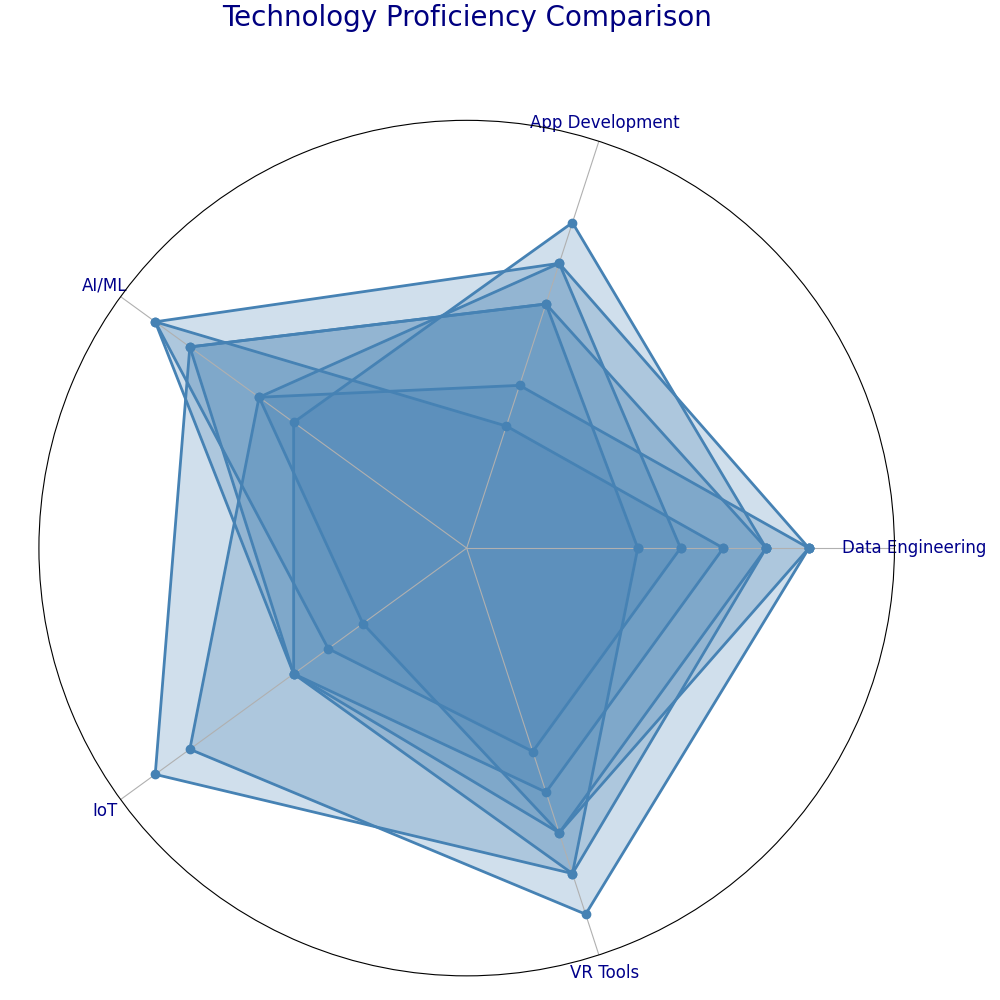

Write Python code to recreate this figure.
import matplotlib.pyplot as plt
import numpy as np
from math import pi

categories = ['Data Engineering', 'App Development', 'AI/ML', 'IoT', 'VR Tools']
N = len(categories)

values = {
    'Ruby': [7, 8, 5, 5, 8],
    'PHP': [8, 4, 6, 3, 7],
    'Flutter': [5, 7, 9, 4, 5],
    'Go': [4, 6, 8, 9, 8],
    'Rust': [6, 3, 9, 5, 6],
    'Kotlin': [7, 6, 8, 5, 7],
    'Swift': [8, 7, 6, 8, 9]
}

angles = np.linspace(0, 2 * pi, N, endpoint=False).tolist()
angles += angles[:1]

fig, ax = plt.subplots(figsize=(10, 10), subplot_kw=dict(polar=True))
plt.subplots_adjust(left=0.1, right=0.9, top=0.85, bottom=0.1)

# Using a single color for all data groups
single_color = '#4682B4'

for language, proficiency in values.items():
    data = proficiency + proficiency[:1]
    ax.plot(angles, data, linewidth=2, linestyle='-', color=single_color, marker='o')
    ax.fill(angles, data, alpha=0.25, color=single_color)

ax.set_xticks(angles[:-1])
ax.set_xticklabels(categories, fontsize=12, color='darkblue')

ax.set_ylim(0, 10)
ax.set_yticks([])

plt.title('Technology Proficiency Comparison', size=20, color='navy', y=1.1)

plt.tight_layout()
plt.show()
